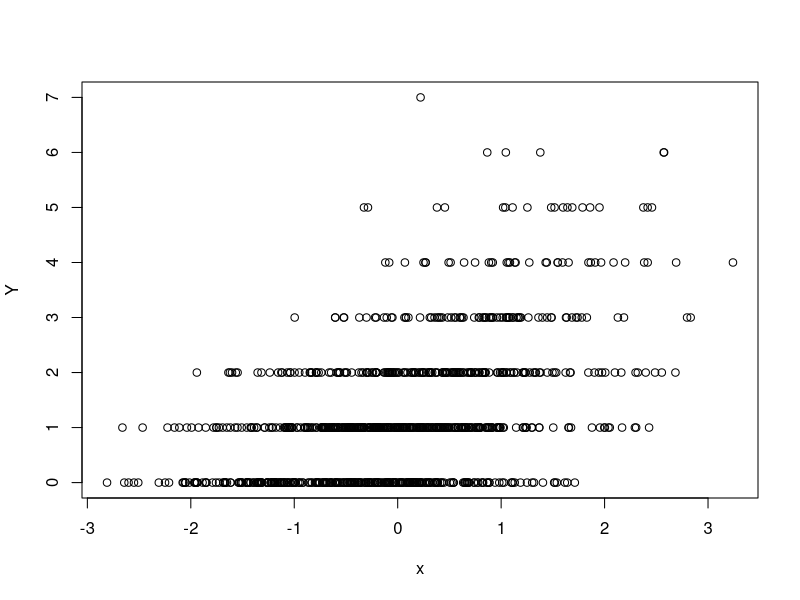
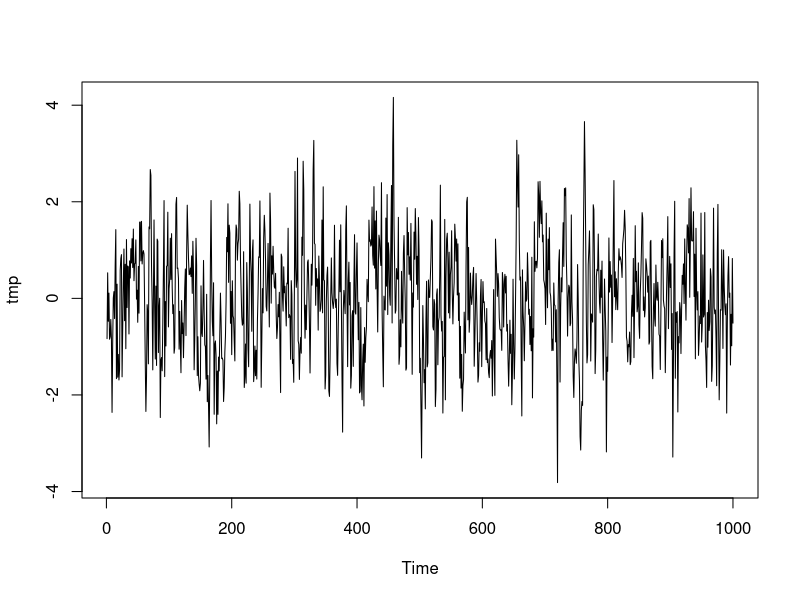
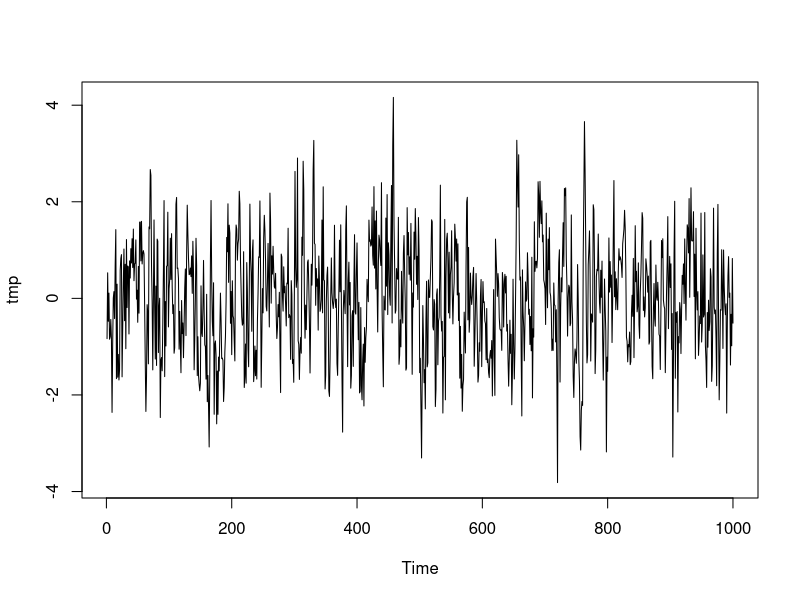
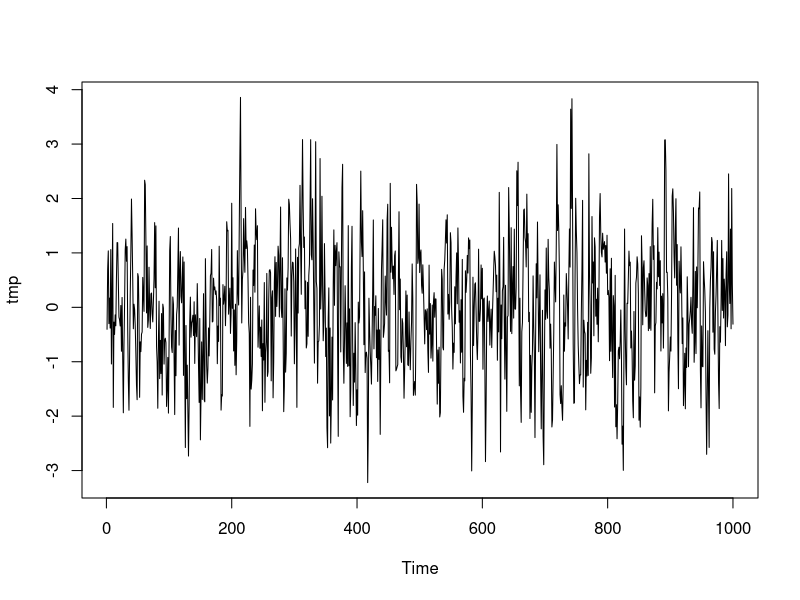
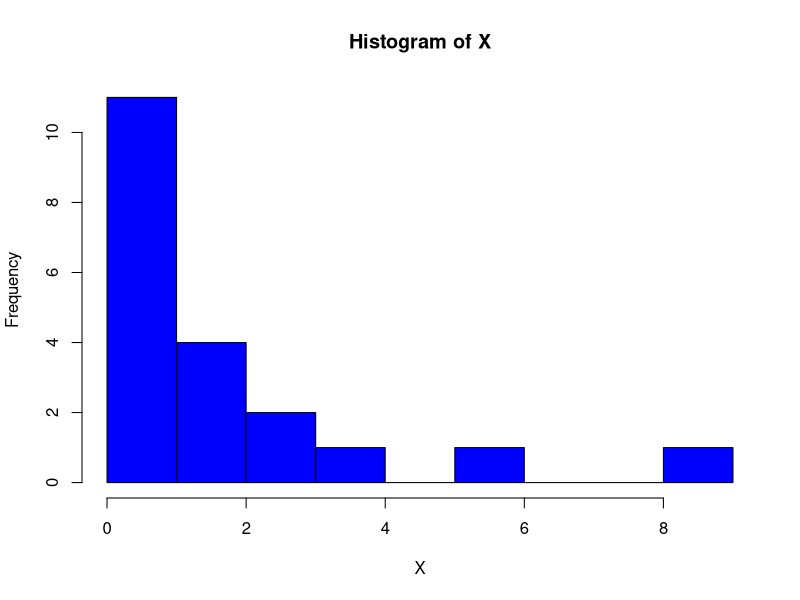
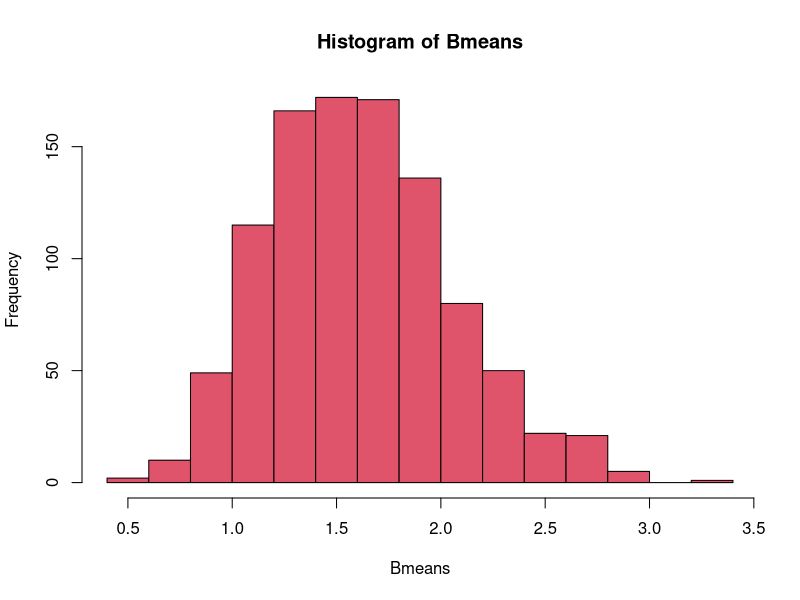
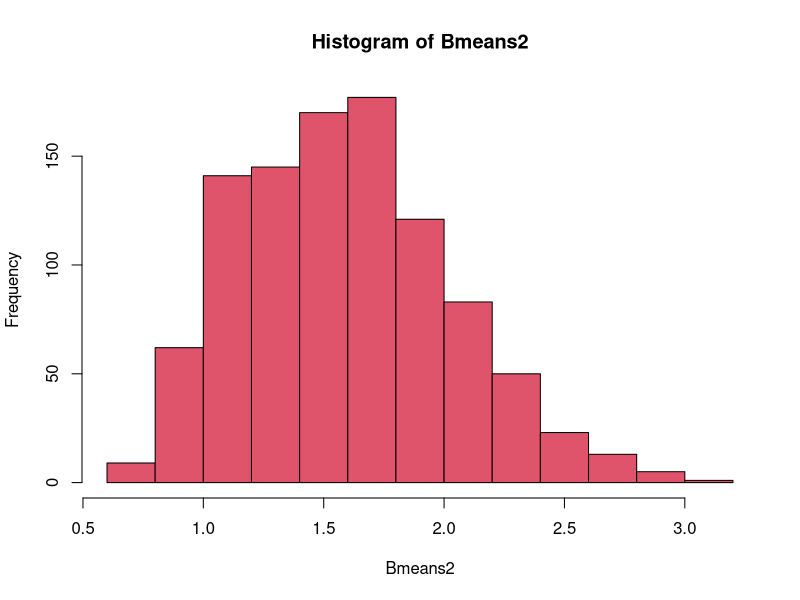

R code for these plots, in order:
rm(list=ls())

?rnorm

rnorm(10)
rnorm(10)

set.seed(123)
rnorm(10)
set.seed(123)

#1 Simul. from distrib
rnorm(10)
rpois(10, 2)

#2 Simulate from the model
#2.1 Simple linear regression
n <- 1000 #Sample size
x <- rnorm(n) #independent variable
y <- 2*x + rnorm(n) #dependent variable
#DGP: y = 2x + e, e~i.i.d. N(0,1)
out <- lm(y ~ x)
summary(out)

#2.2 Generalized linear model -- GLM (Poisson model)
beta0 <- 0.1
beta1 <- 0.5
logY <- beta0 + beta1*x
#Y <- exp(logY) #do not get integers
Y <- rpois(n, exp(logY))
plot(x, Y)

#sapply(c(1:(K/2)), function(x) arima.sim(n=n+100, list(order=c(length(phi1),0,0),ar=phi1)))[101:(n+100),]

#2.3 ARIMA time series
phi <- 0.5
tmp <- arima.sim(n, model=list(order=c(1,0,0), ar=phi))
ts.plot(tmp)
plot(tmp)

#Need "burn-in"
tmp <- arima.sim(n+100, model=list(order=c(1,0,0), ar=phi))[101:(n+100)]
ts.plot(tmp)


#3. More simulations
MC <- 10000 #Number of Monte Carlo simulations
M <- matrix(NA, nrow=n, ncol=MC)
system.time({
for(mc in 1:MC){
  M[,mc] <- arima.sim(n+100, model=list(order=c(1,0,0), ar=phi))[101:(n+100)]
}
})
#M


system.time({
M2 <- sapply(1:MC, function(x) arima.sim(n+100, model=list(order=c(1,0,0), ar=phi))[101:(n+100)])
})
#M2



#Sample and bootstrap
set.seed(123)
X <- rexp(20, 0.5) #this is our sample
hist(X, col="blue")

#Find the mean and get 95% conf. interval
#Use parametric assumption -- mean is distributed N(xbar, sd(x)/sqrt(n))

xbar <- mean(X) #mean of observations
n <- length(X) #sample size
sd_xbar <- sd(X)/sqrt(n) #standard deviation of the mean

qnorm(c(0.025, 0.975), mean=xbar, sd=sd_xbar)

xbar + qnorm(c(0.025, 0.975), sd=sd_xbar) 

xbar + qnorm(c(0.025, 0.975))*sd_xbar


#If we doubt Normal, use t
xbar + qt(c(0.025, 0.975), df=n-1)*sd_xbar
#small sample, t-distribution gives wider interval than Normal.

#Intro to sample() function
sample(c(1:5)) #permutation
sample(c(1:5), 3) #subsample
sample(c(1:5), 3, replace=TRUE) #subsample with replacement -- used in m-out-of-n bootstrap

sample(c(1:5), replace=T) #resample with replacement -- used in bootstrap

B <- 1000 #number of bootstrap resamples
#Code1 
Bmeans <- numeric() #Create an empy vector to store bootstrapped means
for(b in 1:B){
  Bmeans[b] <- mean(sample(X, replace=TRUE))
}
hist(Bmeans, col=2) #distribution of bootstrapped means
quantile(Bmeans, probs=c(0.025, 0.975)) #95% bootstrap confidence interval for the mean

#Code2
Bmeans2 <- sapply(1:B, function(b) mean(sample(X, replace=TRUE)))
hist(Bmeans2, col=2) #distribution of bootstrapped means
quantile(Bmeans2, probs=c(0.025, 0.975))

#Loop functions
l1 <- list(a = c(1,2,3), b = 1:10, c = rnorm(10))
l1
lapply(l1, mean)

sapply(l1, mean)


lapply(l1, quantile, probs=c(0.025, 0.975))
sapply(l1, quantile, probs=c(0.025, 0.975))

apply(M2, 1, sum) #rowsums

M <- array(rnorm(10^3), dim=c(10,10,10))

apply(M, c(1,3), mean)
apply(M, c(1), mean)

mapply(rep, 1:4, 4:1)


F1 <- factor(c(rep("smoke", 10), rep("NoSmoke", 10)))
BP <- rnorm(20, 80)

tapply(BP, F1, mean)










